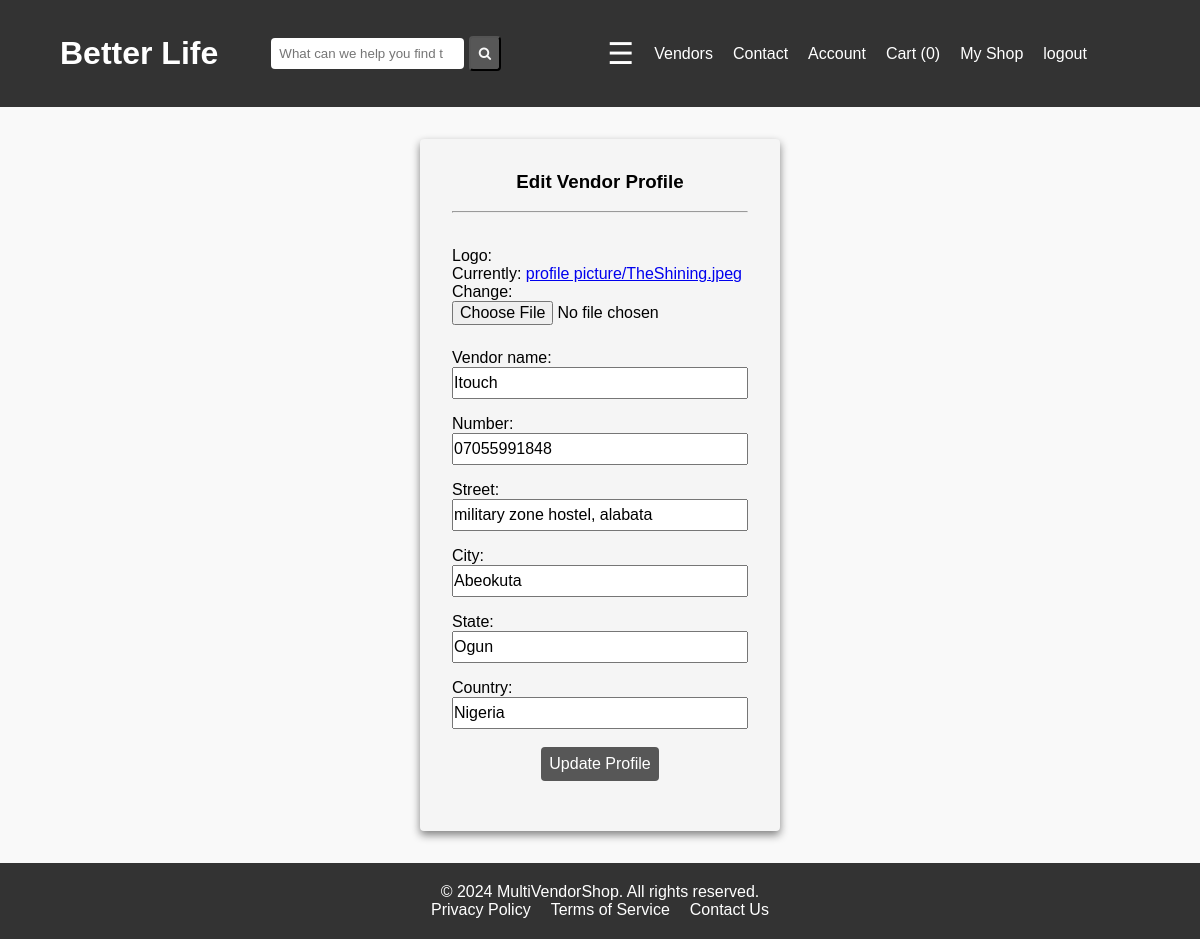
Page /vendor/edit-vendor-profile/ (signed in) on the committed database.
### dashboard/models.py (models this page shows, shortened)
class Vendor(models.Model):
    user = models.OneToOneField("account.CustomUser", on_delete=models.CASCADE, related_name="profile")
    logo = models.ImageField(upload_to="profile picture", height_field=None, width_field=None, max_length=None)
    vendor_name = models.CharField(max_length=100, unique=True)
    number = models.CharField(max_length=50)
    street = models.CharField(max_length=50)
    city = models.CharField(max_length=50)
    state = models.CharField(max_length=15)
    country = models.CharField(max_length=20)

### vendor/views.py (the view, shortened to what this page needs)
# urls.py: path("edit-vendor-profile/", views.EditVendorProfileView.as_view(), name="edit_vendor_profile"),
class EditVendorProfileView(LoginRequiredMixin, View):
    def get(self, request):
        form = RegisterVendorForm(instance=request.user.profile)
        context = {"form":form}
        return render(request, "vendor/edit_vendor_profile.html", context)

### vendor/forms.py
class RegisterVendorForm(forms.ModelForm):
    class Meta:
        model = Vendor
        exclude = ["user"]

### cart/cart.py (called while the page is built)
    def __len__(self):
        return sum(int(item["quantity"] )for item in self.cart.values())

### store/context_processors.py (called while the page is built)
def recently_viewed(request):
    return {"recently_viewed":RecentlyViewed(request)}

### store/templatetags/menu.py (called while the page is built)
@register.inclusion_tag("menu_items.html")
def menu_items():
    categories = Category.objects.all().order_by("category").values()
    return { "categories":categories }

@register.simple_tag(takes_context=True)
def cart_number(context):
    request = context.get("request")
    cart = Cart(request)
    return len(cart)

### vendor/templates/vendor/edit_vendor_profile.html (shortened to what this page needs)
{% extends "base.html" %}
{% load static %}
{% block styles %} <link rel="stylesheet" href="{% static "account/login.css" %}"> {% endblock styles %}
{% block contents %}
<div id="login-area">
    <h3> Edit Vendor Profile</h3>
    <br>
    <hr>
    <br>
    <form action="" method="post" autocomplete="off" enctype="multipart/form-data">
        {% for form in form  %}
        <div class="form-control">
            {{form.label_tag}}
            {{form}}
        </div>
        {% endfor %}
        <br>
        <div id="button">
        <button type="submit">Update Profile</button>
        </div>
    </form>
    <br>
    </div>
{% endblock contents %}

### static/css/style.css (style rules this page uses)
* { margin: 0; padding: 0; box-sizing: border-box; }
body { font-family: Arial, sans-serif; background-color: #f9f9f9; }

### account/static/account/login.css (style rules this page uses)
#login-area { padding: 2rem; width:30%; border-radius: 4px; margin: 2rem auto; background-color: whitesmoke; box-shadow: 0 4px 8px grey; }
#login-area h3 { text-align: center; }
.form-control label, .form-control input { display: block; }
.form-control label { margin-top: 1rem }
.form-control input { width: 100%; height: 2rem; font-size: 1rem; }
#button { text-align: center; }
#login-area button { padding: .5rem; border-radius: 4px; border: none; background-color: #575757; color: white; font-size: 1rem; cursor: pointer; }

### rows in the picture
Vendor: form "Itouch" "07055991848" "military zone hostel, alabata" "Abeokuta" "Ogun" "Nigeria"
